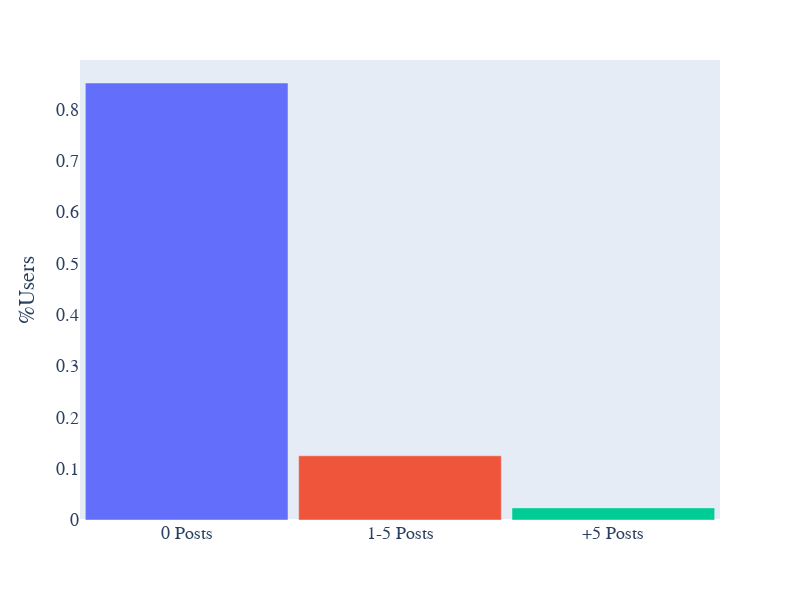

The notebook cell saved with this chart:
### Code cell
'''
    Number of users who posted X number of times according to bins.
'''
bins = nc['NumFuturePosts'].value_counts().sort_index()

bins = pd.DataFrame.from_dict({
    '0 Posts': bins[0] / len(nc.index),
    '1-5 Posts': bins[1:5].sum() / len(nc.index),
    '+5 Posts': bins[5:].sum() / len(nc.index)
}, orient='index')

fig = px.bar(bins, color=bins.index)

fig.update_xaxes(
    showgrid=False
)

fig.update_yaxes(
    showgrid=False
)

fig.update_layout(
    bargap=0.05,
    showlegend=False,
    xaxis_title = '',
    yaxis_title = '%Users',
    font_family='Calibri',
    font_size=18,
    height=600,
    width=800
)

fig.show()

### Figure 1 — Plotly figure (JSON) as saved in the notebook; plotly's stock layout.template omitted (floating-point values rounded to 4 significant figures)
{"data": [{"alignmentgroup": "True", "hovertemplate": "index=%{x}<br>value=%{y}<extra></extra>", "legendgroup": "0 Posts", "marker": {"color": "#636efa", "pattern": {"shape": ""}}, "name": "0 Posts", "offsetgroup": "0 Posts", "orientation": "v", "showlegend": true, "textposition": "auto", "type": "bar", "x": ["0 Posts"], "xaxis": "x", "y": [0.8513], "yaxis": "y"}, {"alignmentgroup": "True", "hovertemplate": "index=%{x}<br>value=%{y}<extra></extra>", "legendgroup": "1-5 Posts", "marker": {"color": "#EF553B", "pattern": {"shape": ""}}, "name": "1-5 Posts", "offsetgroup": "1-5 Posts", "orientation": "v", "showlegend": true, "textposition": "auto", "type": "bar", "x": ["1-5 Posts"], "xaxis": "x", "y": [0.1251], "yaxis": "y"}, {"alignmentgroup": "True", "hovertemplate": "index=%{x}<br>value=%{y}<extra></extra>", "legendgroup": "+5 Posts", "marker": {"color": "#00cc96", "pattern": {"shape": ""}}, "name": "+5 Posts", "offsetgroup": "+5 Posts", "orientation": "v", "showlegend": true, "textposition": "auto", "type": "bar", "x": ["+5 Posts"], "xaxis": "x", "y": [0.0236], "yaxis": "y"}], "layout": {"bargap": 0.05, "barmode": "relative", "font": {"family": "Calibri", "size": 18}, "height": 600, "legend": {"title": {"text": "index"}, "tracegroupgap": 0}, "margin": {"t": 60}, "showlegend": false, "width": 800, "xaxis": {"anchor": "y", "categoryarray": ["0 Posts", "1-5 Posts", "+5 Posts"], "categoryorder": "array", "domain": [0, 1], "showgrid": false, "title": {"text": ""}}, "yaxis": {"anchor": "x", "domain": [0, 1], "showgrid": false, "title": {"text": "%Users"}}}}
